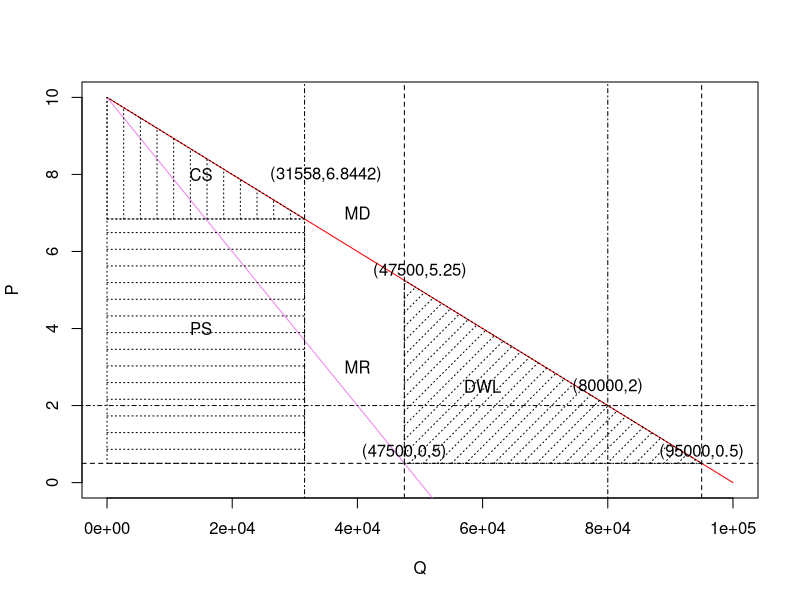
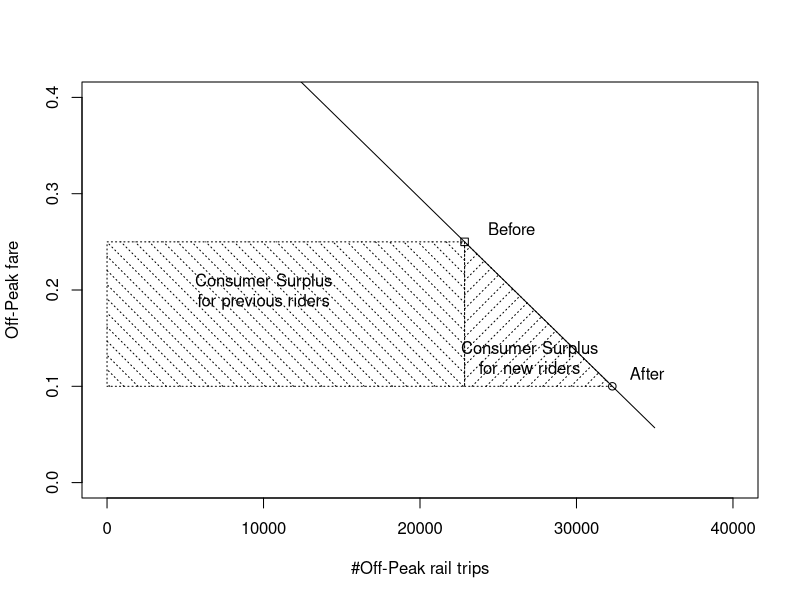
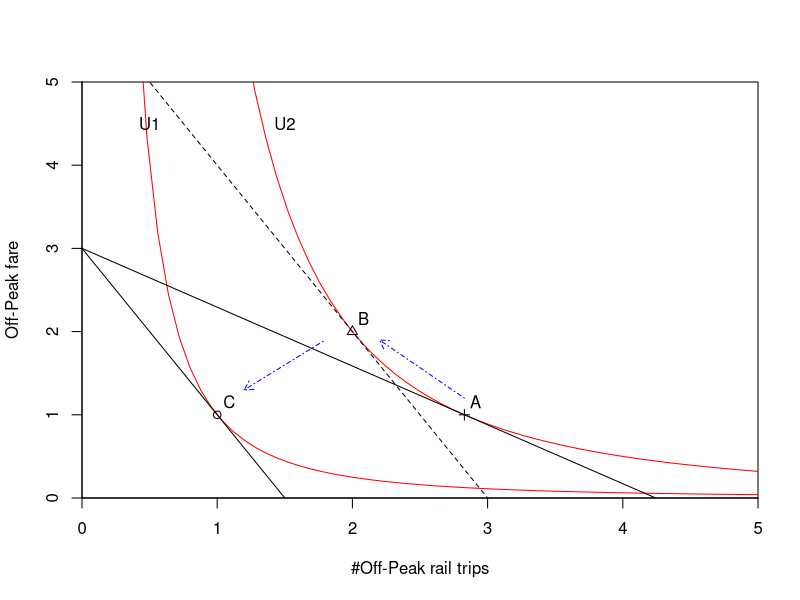

These charts were generated, in order, by the following R code:
## ---- chunk 1
curve(10-0.0001*x, 0, 100000,col = "red",xlab ="Q", ylab ="P");text(40000,7, "MD")
curve(10-0.0002*x, add = TRUE, col = "violet");text(40000,3, "MR")
abline(h = 0.5, lty = 2);abline(h = 2, lty = 4)
abline(v =95000, lty=2);text(95000,0.8, "(95000,0.5)")
abline(v =47500, lty=2);text(50000,5.5, "(47500,5.25)");text(47500,0.8, "(47500,0.5)")
abline(v =80000, lty=4);text(80000,2.5, "(80000,2)")
polygon(x=c(47500,95000,47500), y=c(0.5,0.5,5.25), density=10, angle=45,lty =3);text(60000,2.5, "DWL")
abline(v =31558, lty=4);text(35000,8, "(31558,6.8442)")
polygon(x=c(0,31558,0), y=c(6.8442,6.8442,10), density=6, angle=90,lty =3);text(15000,8, "CS")
polygon(x=c(0,31558,31558,0), y=c(0.5,0.5,6.8442,6.8442), density=6, angle=0,lty =3);text(15000,4, "PS")
## ---- chunk 2
plot(c(0,40000), c(0,0.4), type = "n",xlab ="#Off-Peak rail trips", ylab ="Off-Peak fare")
curve(0.6130826+(0.1-0.25)/(32290-22850)*x, 10000, 35000, add = TRUE)
points(22850, 0.25, pch =0);text(22850, 0.25,"Before",adj=c(-0.5,-0.5))
points(32290, 0.10, pch =1);text(32290, 0.10,"After",adj=c(-0.5,-0.5))
polygon(x=c(0,22850,22850,0), y=c(0.1,0.1,0.25,0.25), density=10, angle=-45,lty =3);text(10000,0.2, "Consumer Surplus
for previous riders")
polygon(x=c(22850,32290,22850), y=c(0.1,0.1,0.25), density=10, angle=45,lty =3);text(27000,0.13, "Consumer Surplus
for new riders")
## ---- chunk 3

plot(c(0,5), c(0,5), type = "n",xlab ="#Off-Peak rail trips", ylab ="Off-Peak fare",xaxs = "i",yaxs = "i")
curve(x^(-2), 0, 8,col = "red",add = TRUE,);text(0.5,4.5, "U1");
abline(a=3,b=-2, lty = 1);points(1,1, pch =1);text(1,1,"C",adj=c(-0.5,-0.5))
curve(8*(x)^(-2), 0, 8,col = "red",add = TRUE,);text(1.5,4.5, "U2");
abline(a=6,b=-2, lty=2);points(2,2, pch =2);text(2,2,"B",adj=c(-0.5,-0.5))
abline(a=3,b=-2^(-1/2), lty=1);points(sqrt(8),1, pch =3);text(sqrt(8),1,"A",adj=c(-0.5,-0.5))
arrows(sqrt(8),1.2,2.2,1.9, length = 0.1, code = 2, col ="blue", lty = 4)
arrows(1.2,1.3,1.8,1.9, length = 0.1, code = 1, col ="blue", lty = 4)
